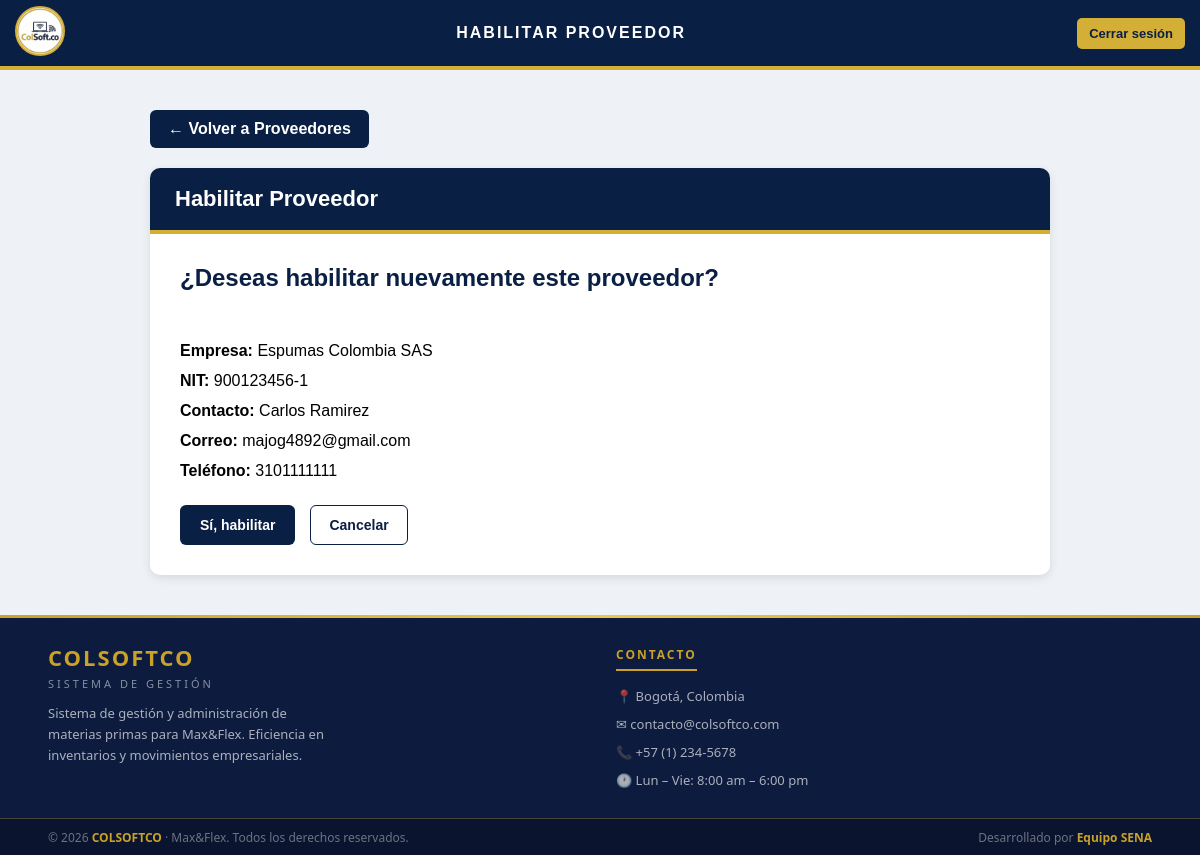
Before: /view/lista_proveedores/ambiar_estado_proveedor.php?id=1&volver=activo (signed in) with the older database file.
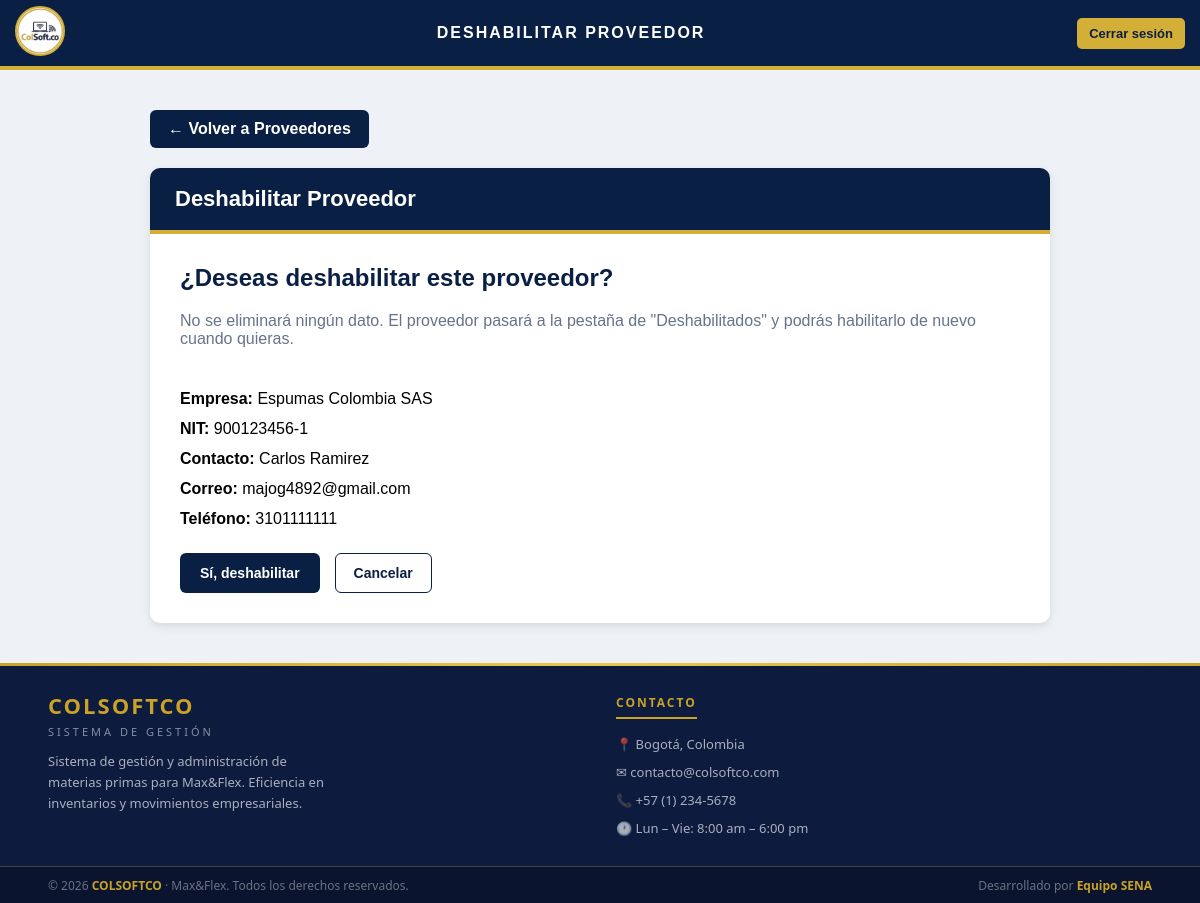
After: the same page with the newer database file.
### app/logica_proveedores.php (called while the page is built, shortened)
<?php
require_once __DIR__ . '/../config/conexion.php';
class ProveedorLogica
{
    private $conn;
    public function __construct()
    {
        $db = new Conexion();
        $this->conn = $db->getConnection();
    }
    public function getProveedorById(int $id): ?array
    {
        $sql = "
            SELECT *
            FROM proveedores
            WHERE id_proveedor = :id
        ";
        $stmt = $this->conn->prepare($sql);
        $stmt->bindParam(':id', $id, PDO::PARAM_INT);
        $stmt->execute();
        $proveedor = $stmt->fetch(PDO::FETCH_ASSOC);
        return $proveedor ?: null;
    }
}

### config/conexion.php (called while the page is built, shortened)
<?php
  class Conexion
  {
    private string $Servidor = "localhost";
    private string $BaseDeDatos = "colsoftco";
    private string $Usuario = "root";
    private string $Password = "";
    public function getConnection(){
      $this->Conector = new PDO(
        "mysql:host=".$this->Servidor.";dbname=".$this->BaseDeDatos,
        $this->Usuario,
        $this->Password
      );
      $this->Conector->exec("set names utf8");
      return $this->Conector;
    }
  }

### view/lista_proveedores/ambiar_estado_proveedor.php (the view, shortened to what the changed rows need)
<?php
require_once __DIR__ . '/../../app/logica_proveedores.php';
$logica = new ProveedorLogica();
$id = $_GET['id'] ?? 0;
$proveedor = $logica->getProveedorById($id);
$nuevoEstado = $proveedor['estado'] === 'activo' ? 'inactivo' : 'activo';
$esDeshabilitar = $nuevoEstado === 'inactivo';
$volverA = $_GET['volver'] ?? ($proveedor['estado'] ?? 'activo');
?>
<!DOCTYPE html>
<html lang="es">
<head>
<link rel="stylesheet" href="crud_proveedor.css">
</head>
<body>
    <header class="header">
        <div class="header-title">
            <h1><?= $esDeshabilitar ? 'Deshabilitar' : 'Habilitar' ?> Proveedor</h1>
        </div>
    </header>
    <div class="contenedor">
        <div class="card">
            <div class="card-header">
                <?= $esDeshabilitar ? 'Deshabilitar Proveedor' : 'Habilitar Proveedor' ?>
            </div>
            <div class="card-body">
                <h2>
                    <?= $esDeshabilitar
                        ? '¿Deseas deshabilitar este proveedor?'
                        : '¿Deseas habilitar nuevamente este proveedor?' ?>
                </h2>
                <?php if ($esDeshabilitar): ?>
                    <p style="color:#64748b; margin-top:8px;">
                        No se eliminará ningún dato. El proveedor pasará a la pestaña de
                        "Deshabilitados" y podrás habilitarlo de nuevo cuando quieras.
                    </p>
                <?php endif; ?>
                <br>
                <p>
                    <strong>Empresa:</strong>
                    <?= htmlspecialchars($proveedor['nombre_empresa']) ?>
                </p>
                <p>
                    <strong>NIT:</strong>
                    <?= htmlspecialchars($proveedor['nit']) ?>
                </p>
                <p>
                    <strong>Contacto:</strong>
                    <?= htmlspecialchars($proveedor['contacto_nombre']) ?>
                    <?= htmlspecialchars($proveedor['contacto_apellido']) ?>
                </p>
                <p>
                    <strong>Correo:</strong>
                    <?= htmlspecialchars($proveedor['email']) ?>
                </p>
                <p>
                    <strong>Teléfono:</strong>
                    <?= htmlspecialchars($proveedor['telefono']) ?>
                </p>
                <div class="botones">
                    <form method="POST" id="formEstado">
                        <button type="submit" class="btn btn-guardar" id="btnConfirmar">
                            <?= $esDeshabilitar ? 'Sí, deshabilitar' : 'Sí, habilitar' ?>
                        </button>
                    </form>
                    <a href="../lista_proveedores/lista_proveedores.php?estado=<?= urlencode($volverA) ?>"
                       class="btn btn-volver-secundario">
                    </a>
                </div>
            </div>
        </div>
    </div>
</body>
</html>

Changed rows visible on the page:
changed proveedores "Espumas Colombia SAS": estado "inactivo" → "activo" (drawn)
Other visible differences:
text no longer shown: "HABILITAR Habilitar Proveedor ¿Deseas habilitar nuevamente este proveedor? Sí, habilitar"
text now shown: "DESHABILITAR Deshabilitar Proveedor ¿Deseas deshabilitar este proveedor? No se eliminará ningún dato. El proveedor pasará a la pestaña de \"Deshabilitados\" y podrás habilitarlo de nuevo cuando quieras. Sí, deshabilitar"
